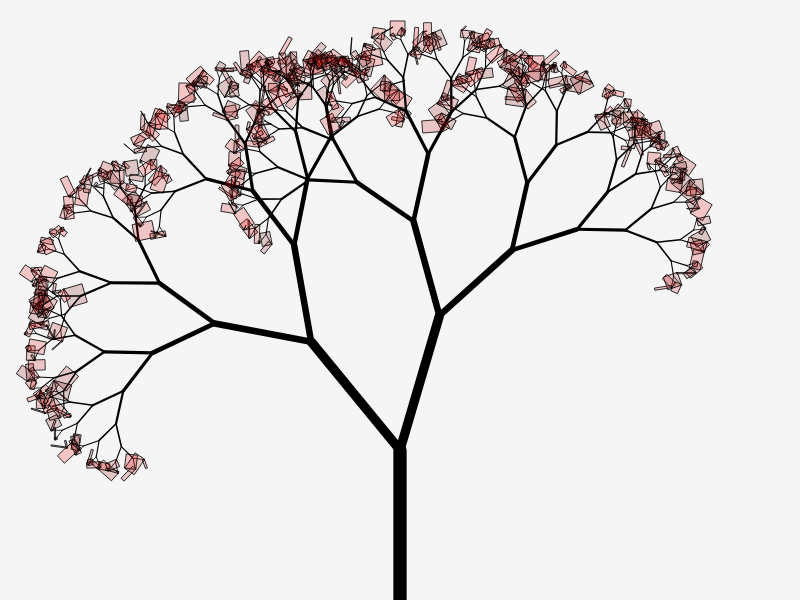
Frame 1 (no input)
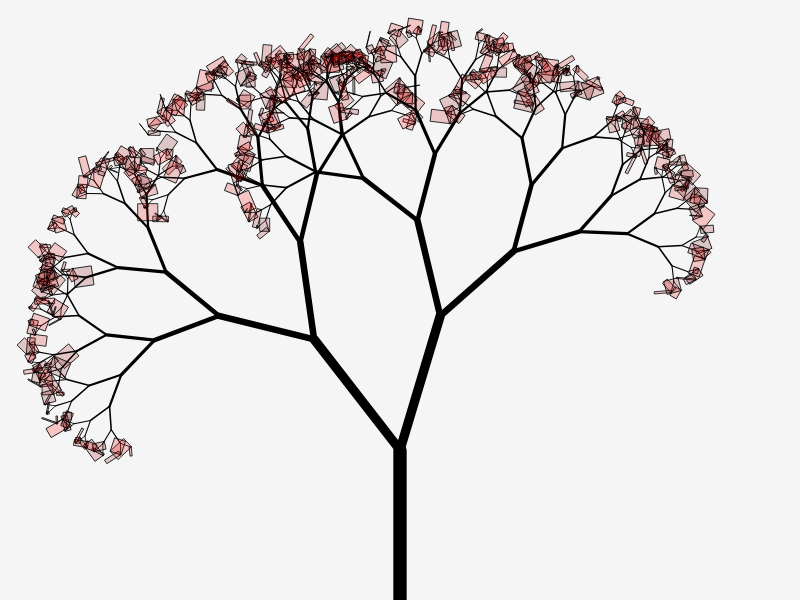
Frame 60 (no input)
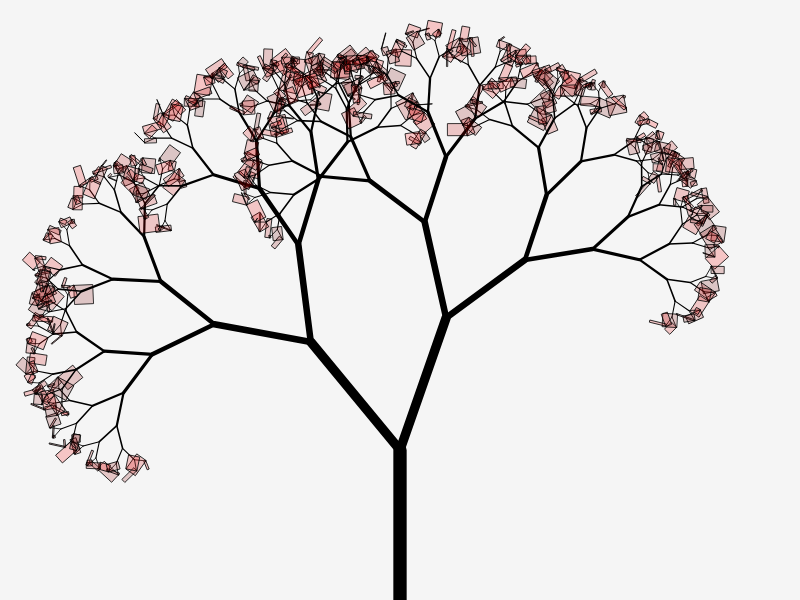
Frame 120 (the mouse pressed at the canvas centre since frame 60)

The p5.js sketch that drew these frames (run headless with seeded random() and noise() and a simulated clock; from frame 60 on, the mouse is pressed at the canvas centre):

// p5.js sketch
// ── sketch.js
let angle = 30, seed,
  lenScale = 0.7, k = 10, j = 100;

function setup() {
  createCanvas(800, 600);
  angleMode(DEGREES);
  seed = random(999999);
}

function draw()  {
  background(245);
  randomSeed(seed);
  translate(width / 2, height+50);
  branch(200);
  k += 0.005;
  j += 0.006;
}

function branch(len) {
  if (len > 10) {
    strokeWeight(len/15);
    line(0, 0, 0, -len); 
    translate(0, -len);

    push(); // rotate left and branch
    let mn = map(noise(k), 0, 1, -10, 10);
    rotate(-angle+ random(-10,10) + mn);
    branch(len * lenScale + random(-.2,.2));
    pop();

    push(); // rotate right and branch
    mn = map(noise(100+j), 0, 1, -10, 10);

    rotate(angle+ random(-10,10) + mn);
    branch(len * lenScale + random(-.2,.2));
    pop();
  }
  else {
    fill(random(100,255),0,0, 50);
    rect(0,0,random(20), random(20));
  }
}
